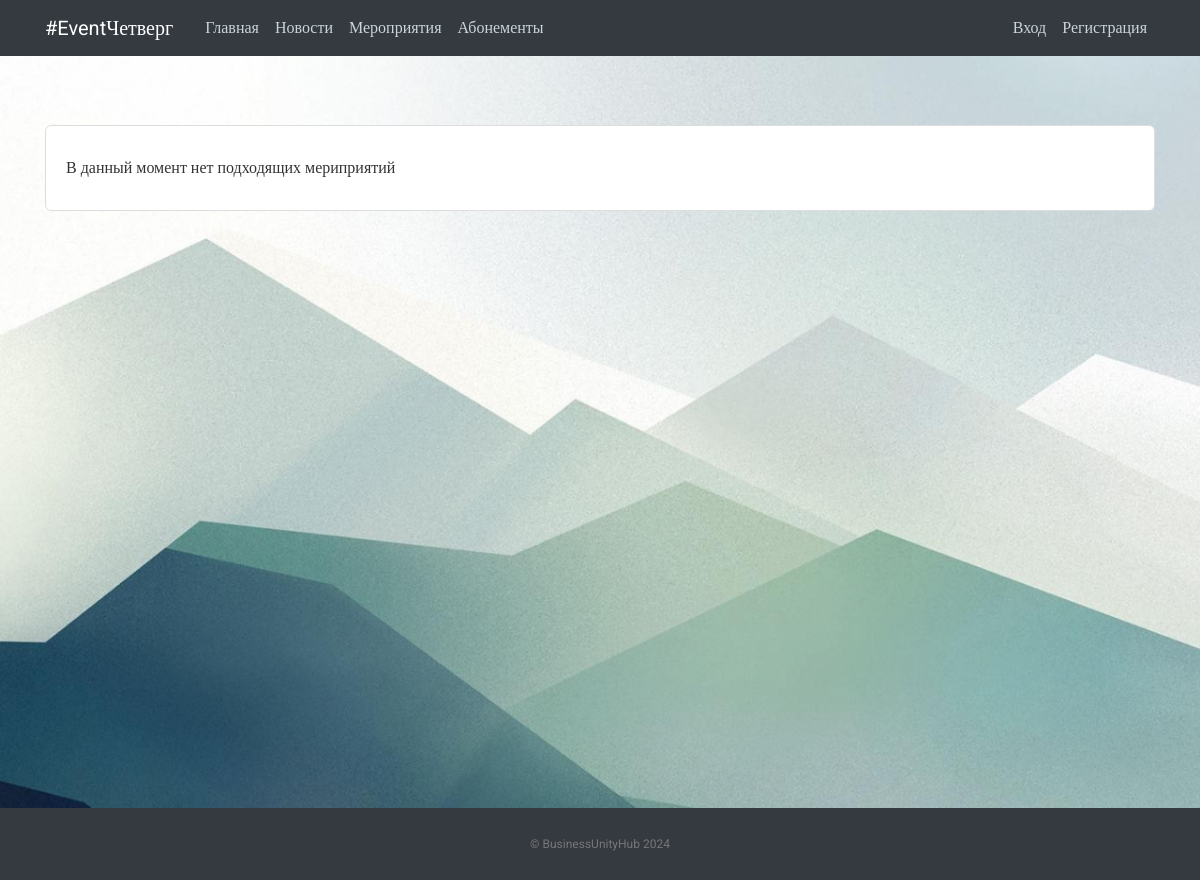
The app's page /events/, older data.
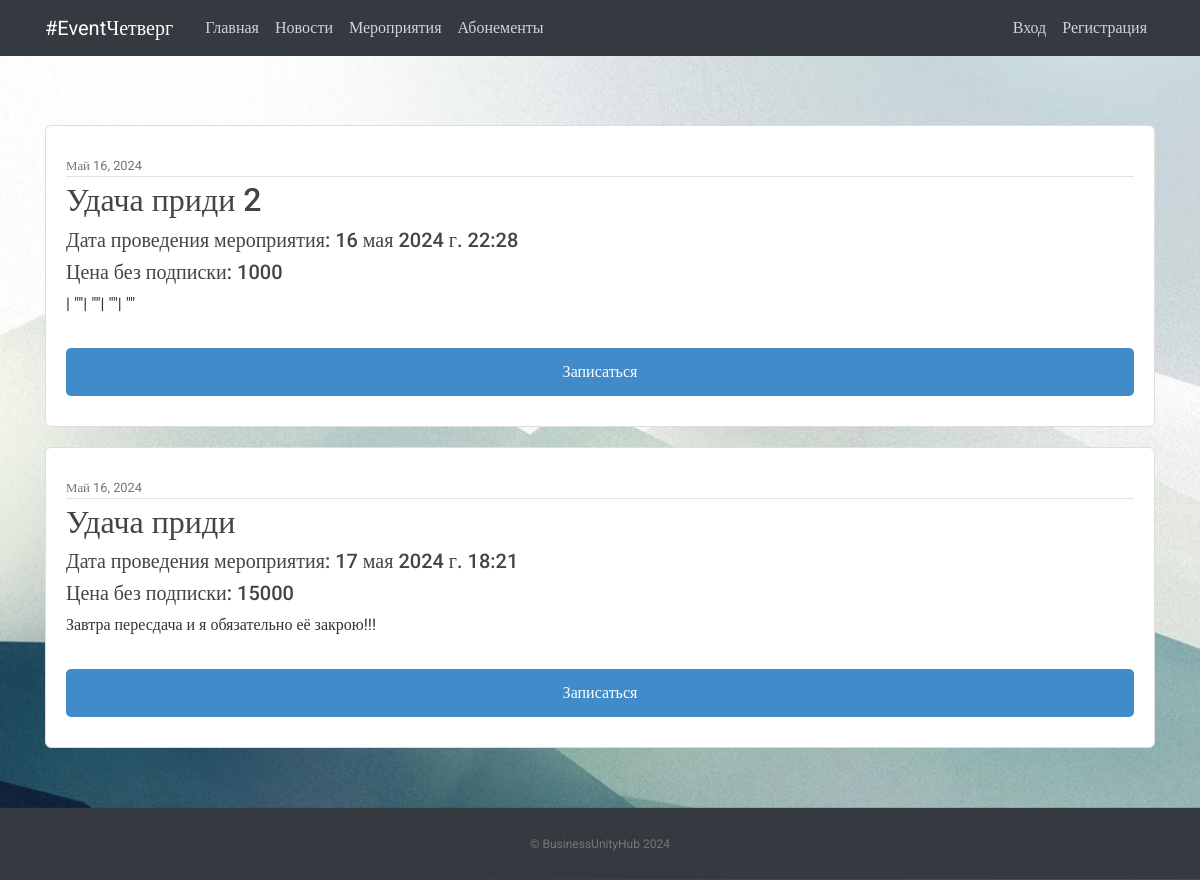
The same page, newer data.
### vkr/models.py (models this page shows, shortened)
class Event (models.Model):
    title = models.CharField(max_length=100)
    content = models.TextField()
    date_posted = models.DateTimeField(default=timezone.now)
    is_active = models.BooleanField(default=True)
    event_date = models.DateTimeField(default=timezone.now)
    event_price = models.IntegerField(default=1000)

### vkr/views.py (the view)
# urls.py: path('events/', EventListView.as_view(), name='vkr-events'),
class EventListView(ListView):
    model = Event
    template_name = 'vkr/events.html'
    context_object_name = 'events'
    ordering = ['-date_posted']

### vkr/templates/vkr/events.html (shortened to what this page needs)
{% extends "vkr/base.html" %}
{% block content %}
    {% if not events %}
        <div class="content-section">
            В данный момент нет подходящих мериприятий
        </div>
    {% endif %}
    {% for event in events %}
        <article class="media content-section">
            <div class="media-body">
                <div class="article-metadata">
                <small class="text-muted">{{ event.date_posted|date:"F d, Y" }}</small>
                </div>
                <a href="{% url 'event-detail' event.id %}"><h2>{{ event.title }}</h2></a>
                <h5>Дата проведения мероприятия: {{ event.event_date }}</h5>
                <h5>Цена без подписки: {{ event.event_price }}</h5>
                <p class="article-content">{{ event.content }}</p>
                <button class="type_button" onclick="Send({{ event.id }})">Записаться</button>
            </div>
        </article>
    {% endfor %}
{% endblock content %}

### vkr/templates/vkr/base.html (shortened to what this page needs)
﻿{% load static %}
<!DOCTYPE html>
<html>
<head>
     <link rel="stylesheet" href="https://maxcdn.bootstrapcdn.com/bootstrap/4.0.0/css/bootstrap.min.css">
     <link rel="stylesheet" type="text/css" href="{% static 'main.css' %}">
     <link href='https://unpkg.com/boxicons@2.1.2/css/boxicons.min.css' rel='stylesheet'>
</head>
<body>
    <header class="site-header">
      <nav class="navbar navbar-expand-md navbar-dark bg-dark fixed-top">
        <div class="container">
          <a class="navbar-brand mr-4" href="{% url 'vkr-about' %}"> #EventЧетверг</a>
          <div class="collapse navbar-collapse" id="navbarToggle">
            <div class="navbar-nav mr-auto">
              <a class="nav-item nav-link " href="{% url 'vkr-about' %}">Главная</a>
              <a class="nav-item nav-link" href="{% url 'vkr-home' %}">Новости</a>
              <a class="nav-item nav-link" href="{% url 'vkr-events' %}">Мероприятия</a>
              <a class="nav-item nav-link" href="{% url 'vkr-subs' %}">Абонементы</a>
            </div>
            <div class="navbar-nav">
                <div class="navbar-nav">
                    {% if user.is_authenticated %}
                      <a class="nav-item nav-link" href="{% url 'profile' %}">Профиль</a>
                      <form method="post" action="{% url 'logout' %}">
                        {% csrf_token %}
                        <button type="submit" class="nav-item nav-link" style="background: none; border: none; cursor: pointer;">
                          Выход
                        </button>
                    </form>
                    {% else %}
                      <a class="nav-item nav-link" href="{% url 'login' %}">Вход</a>
                      <a class="nav-item nav-link" href="{% url 'register' %}">Регистрация</a>
                    {% endif %}
                  </div>
          </div>
        </div>
      </nav>
    </header>
    <main role="main" class="container">
      <div class="row">
        <div class="col-md-8">
        </div>
      </div>
      {% block content %}{% endblock %}
    </main>
    <footer class="text-center bg-dark">
      <p><a href="{% url 'vkr-home' %}">© BusinessUnityHub 2024</a></p>
    </footer>
</body>
</html>

### static/main.css (style rules this page uses)
body, html { width:100%; height:100% }
body { margin:0; padding:0; background: #fafafa; color: #333333; margin-top: 5rem; font-family:Roboto; background-image: url("./images/bg.jpg"); background-repeat: no-repeat; background-size: cover; background-attachment: fixed; }
h1, h2, h3, h4, h5, h6 { color: #444444; }
.site-header .navbar-nav .nav-link { color: #cbd5db; }
.content-section { background: #ffffff; padding: 30px 20px; border: 1px solid #dddddd; border-radius: 6px; margin: 20px auto; }
.article-content { white-space: pre-line; }
.article-metadata { padding-bottom: 1px; margin-bottom: 4px; border-bottom: 1px solid #e3e3e3 }
footer { position: sticky!important; top: 100%; padding-top:25px; padding-bottom:25px; }
footer p { margin:2px; text-align:center; padding:0 40px; color:#fff; font-size:12px; }
footer a { color:#777 }
.type_button { border: none; width: 100%; padding: 12px 35px; margin-top: 1rem; background-color: #428bca; color: #fff; border-radius: 5px; cursor: pointer; font-size: 16px; }

Row changes from the older to the newer data that the page shows:
added Event: date_posted "Май 16, 2024", title "Удача приди 2", event_date "16 мая 2024 г. 22:28", event_price "1000", content "| \"\"| \"\"| \"\"| \"\""
added Event: date_posted "Май 16, 2024", title "Удача приди", event_date "17 мая 2024 г. 18:21", event_price "15000", content "Завтра пересдача и я обязательно её закрою!!!"
Text that changed along with them:
text no longer shown: "В данный момент нет подходящих мериприятий"
